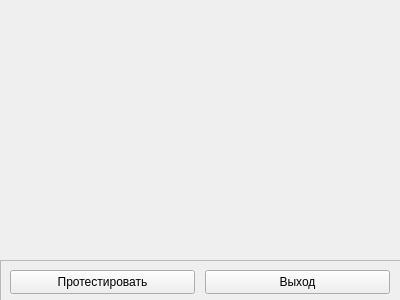
<?xml version="1.0" encoding="UTF-8"?>
<ui version="4.0">
 <class>MultipleInput</class>
 <widget class="QWidget" name="MultipleInput">
  <property name="geometry">
   <rect>
    <x>0</x>
    <y>0</y>
    <width>400</width>
    <height>300</height>
   </rect>
  </property>
  <property name="windowTitle">
   <string>MultipleInput</string>
  </property>
  <widget class="QFrame" name="frame">
   <property name="geometry">
    <rect>
     <x>0</x>
     <y>260</y>
     <width>401</width>
     <height>41</height>
    </rect>
   </property>
   <property name="frameShape">
    <enum>QFrame::StyledPanel</enum>
   </property>
   <property name="frameShadow">
    <enum>QFrame::Raised</enum>
   </property>
   <widget class="QPushButton" name="runButton">
    <property name="geometry">
     <rect>
      <x>10</x>
      <y>10</y>
      <width>185</width>
      <height>24</height>
     </rect>
    </property>
    <property name="text">
     <string>Протестировать</string>
    </property>
   </widget>
   <widget class="QPushButton" name="exitButton">
    <property name="geometry">
     <rect>
      <x>205</x>
      <y>10</y>
      <width>185</width>
      <height>24</height>
     </rect>
    </property>
    <property name="text">
     <string>Выход</string>
    </property>
   </widget>
  </widget>
 </widget>
 <resources/>
 <connections/>
</ui>
